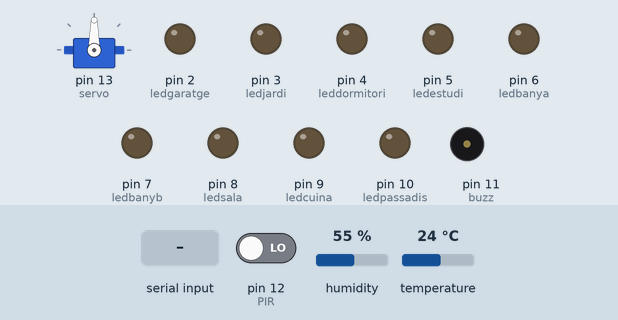
This sketch was run on a simulated Arduino Uno, built with avr-gcc and run on an emulated ATmega328P. On the bench: servo, output pins drawn as LEDs (lit = HIGH), buzzer (waves = sounding, pin HIGH). The test bench sets the inputs (shaded band); at power-on: pin 12 (PIR) LOW, humidity 55 %, temperature 24 °C. What the sketch prints to the serial monitor is not drawn.

Above: at 1.2 s.
1.3 s: pin 12 (PIR) driven HIGH
At 3.4 s:
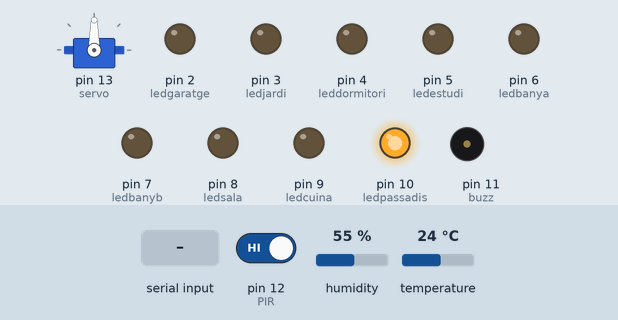
7.7 s: "B" received over Serial
14.1 s: pin 12 (PIR) driven LOW
15.6 s: byte 70 ('F') received over Serial
At 16.7 s:
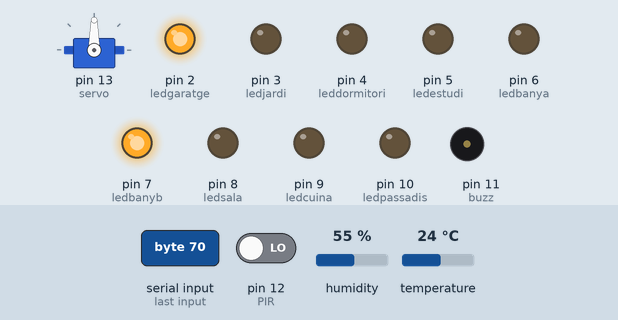
17.5 s: byte 71 ('G') received over Serial
At 19.1 s:
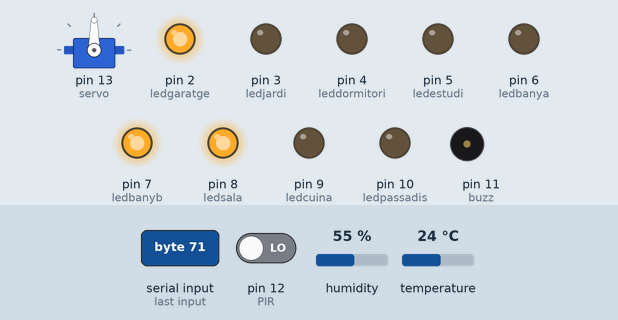
19.6 s: byte 102 ('f') received over Serial
At 21.5 s:
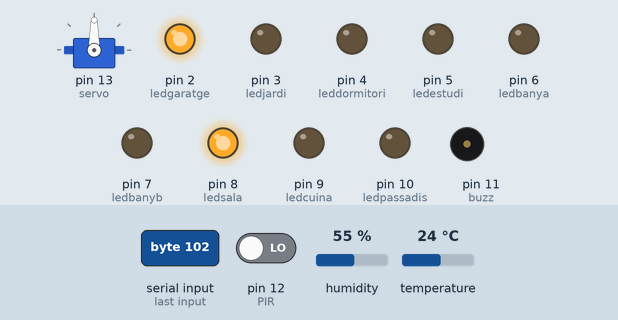
Timing chart, 0 to 22.6 s (numbered marks = the images above; inputs shaded):
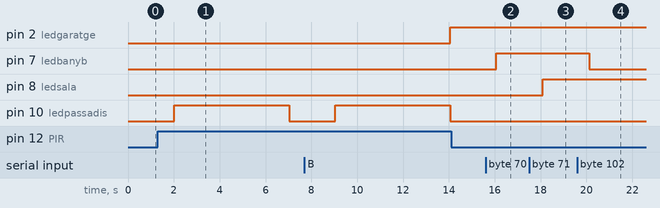

Measured:
- after the input at 1.3 s, pin 10 (ledpassadis): LOW → HIGH after 0.72 s, → LOW 5.0 s later
- after the input at 7.7 s, pin 2 (ledgaratge): LOW → HIGH after 6.3 s
- after the input at 14.1 s, every drawn part: stays the same
- after the input at 15.6 s, pin 7 (ledbanyb): LOW → HIGH after 0.47 s
- after the input at 17.5 s, pin 8 (ledsala): LOW → HIGH after 0.60 s
- after the input at 19.6 s, pin 7 (ledbanyb): HIGH → LOW after 0.52 s

The sketch:

programa.ino
```cpp
#include <Servo.h>
#include <Adafruit_Sensor.h>
#include <DHT.h>

// Variables del sensor DHT11
DHT dht(A0,DHT11);

// Variables dels LEDs
int ledgaratge = 2;
int leddormitori = 4;
int ledestudi = 5;
int ledbanya = 6;
int ledbanyb = 7;
int ledsala = 8;
int ledcuina = 9;

// Variables del sensor de llum
int ledjardi = 3;
int resistencia = A1;
int valorres = 0;

// Variables de l'alarma
int ledpassadis = 10;
int buzz = 11;
int PIR = 12;
int alarma = 0;
int moviment;

// Variable del servomotor
Servo servo;

char valor;

//Funcions que es realitzen un cop,
//quan el programa s'inicia
void setup() {
  Serial.begin(9600);
  pinMode(ledjardi,OUTPUT);
  pinMode(ledgaratge,OUTPUT);
  pinMode(leddormitori,OUTPUT);
  pinMode(ledestudi,OUTPUT);
  pinMode(ledbanya,OUTPUT);
  pinMode(ledbanyb,OUTPUT);
  pinMode(ledsala,OUTPUT);
  pinMode(ledcuina,OUTPUT);
  pinMode(ledpassadis,OUTPUT);
  pinMode(PIR,INPUT);
  pinMode(buzz,OUTPUT);
  servo.attach(13);
}

//Funcions que es repetiran
void loop() {
  if(Serial.available() > 0 ) valor = Serial.read();

  //LED automàtic
  if(valor == 'A') {
  valorres = analogRead(resistencia);
  valorres = valorres * 255 / 1023;
  analogWrite(ledjardi,valorres);
  }
  if(valor == 'a') digitalWrite(ledjardi,LOW);

  //LEDs
  //LED del garatge
  if(valor == 'B') digitalWrite(ledgaratge,HIGH);
  if(valor == 'b') digitalWrite(ledgaratge,LOW);
  //LED del dormitori
  if(valor == 'C') digitalWrite(leddormitori,HIGH);
  if(valor == 'c') digitalWrite(leddormitori,LOW);
  //LED de l'estudi
  if(valor == 'D') digitalWrite(ledestudi,HIGH);
  if(valor == 'd') digitalWrite(ledestudi,LOW);
  //LED del bany A
  if(valor == 'E') digitalWrite(ledbanya,HIGH);
  if(valor == 'e') digitalWrite(ledbanya,LOW);
  //LED del bany B
  if(valor == 'F') digitalWrite(ledbanyb,HIGH);
  if(valor == 'f') digitalWrite(ledbanyb,LOW);
  //LED de la sala d'estar
  if(valor == 'G') digitalWrite(ledsala,HIGH);
  if(valor == 'g') digitalWrite(ledsala,LOW);
   //LED de la cuina
  if(valor == 'H') digitalWrite(ledcuina,HIGH);
  if(valor == 'h') digitalWrite(ledcuina,LOW);

  //Porta del garatge
  if(valor == 'S') servo.write(90);
  if(valor == 's') servo.write(0);

  //Temperatura
  float temperatura;
  float humitat;
  temperatura = dht.readTemperature();
  humitat = dht.readHumidity();
  Serial.print(temperatura);
  Serial.print(" ºC");
  Serial.print("|");
  Serial.print(humitat);
  Serial.print(" %");
  Serial.print("|");
  delay(2000);

  //Alarma
  moviment = digitalRead(PIR);
  if(valor == 'Z') alarma = 1;
  if(valor == 'z') {
    alarma = 0;
    digitalWrite(buzz,LOW);
  }
  if(alarma == 0) {
    if(moviment == HIGH) {
      digitalWrite(ledpassadis,HIGH);
      delay(5000);
      digitalWrite(ledpassadis,LOW);
    }

  }
  if(alarma == 1) {
    if(moviment == HIGH) {
       digitalWrite(buzz,HIGH);
      }
    }
}
```
